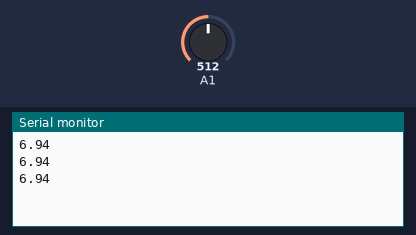
This sketch was run on a simulated Arduino Uno, built with avr-gcc and run on an emulated ATmega328P. On the bench: the last lines printed to the serial monitor. The inputs (shaded band) are chosen by the test bench; at power-on: A1 = 512.

Above: at 1.3 s.
1.4 s: A1 set to 716
At 1.9 s:
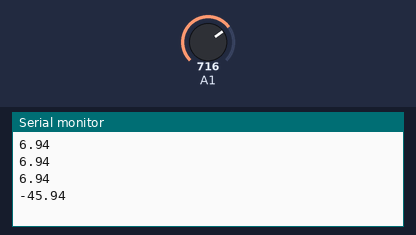
2.9 s: A1 set to 900
At 3.5 s:
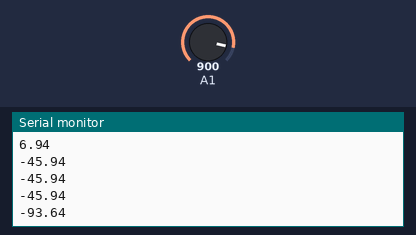
Timing chart, 0 to 5.9 s (numbered marks = the images above; inputs shaded):
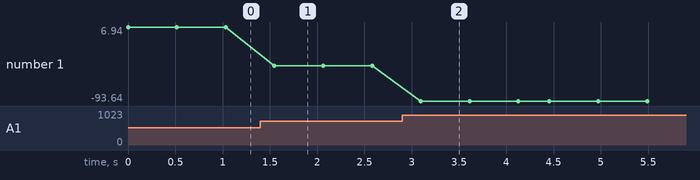

Measured:
- after the input at 1.4 s, the serial monitor: prints a new line after 0.15 s (image 1)
- after the input at 2.9 s, the serial monitor: prints a new line after 0.20 s (image 2)
- plotted number 1: 6.94 → -45.94 after the input at 1.4 s, -45.94 → -93.64 after the input at 2.9 s

The sketch:

IR_testing.ino
```cpp
#include <avr/io.h>
#include <avr/interrupt.h>


volatile unsigned long int milliseconds = 0;
volatile float sensorValue = 0;

ISR(TIMER2_OVF_vect) { //Chapter 16
  //Register size = 256
  // CLK = 62500 Hz
  //Timer pertick = 1/CLK = 0.016ms
  // from 0 to 255 = 256 * 0.016ms = 4.096ms
  //to turn on and off every 250 ms, you do 250/4.096 = 61ish
  milliseconds += 4; //4.096 milliseconds for prescaler 256 to fill up
}
void setup() {
  // put your setup code here, to run once:
  Serial.begin(9600);
  timer_Init();
  ADC_Init();

}

void loop() {
  // put your main code here, to run repeatedly:
  sensorValue = myAnalogRead(1);
  sensorValue = ((sensorValue*5/1023)*(-53.039))+139.67;
  Serial.println(sensorValue);

  mydelay(500);

}


void timer_Init() {
  //Timer2 register A = normal operation
  TCCR2A &=~(1<<WGM20);
  TCCR2A &=~(1<<WGM21);
  TCCR2A &=~(1<<COM2B0);
  TCCR2A &=~(1<<COM2B1);
  TCCR2A &=~(1<<COM2A0);
  TCCR2A &=~(1<<COM2A1);

  // Prescaler for 256
  TCCR2B &= ~(1<<CS20);
  TCCR2B |= (1<<CS21);
  TCCR2B |= (1<<CS22);

  TIMSK2 |= (1<<TOIE2); //Enable Overflow interrupt
  sei(); //enable global interrupt
  TIFR2 |= (1<<TOV2);
}

volatile unsigned long int mymillis() {
  return milliseconds;
}

void mydelay(volatile long unsigned int delayTime) {

  volatile long unsigned int count = mymillis();
  while(mymillis() <= (delayTime + count)) {

  }
}


void ADC_Init() {
  ADCSRA = (1<<ADEN); // Enable ADC
  ADMUX |= (1<<REFS0); // Internal Vcc 5v
}

int myAnalogRead(int Pin)
{
  if(Pin == 1) {
    ADMUX |= Pin; //Multiplexer  for which pin to read from
  }
  else if(Pin == 0) {
    ADMUX = 0;
    ADMUX |= (1<<REFS0); // Internal Vcc 5v
  }
  ADCSRA |= (1<<ADSC); // start conversion
  // wait for conversion to complete
  while (!(ADCSRA &(1<<ADIF))); // becomes while(0) when the conversion is complete
  ADCSRA |= (1<<ADIF);
  return ADC;
}
```
